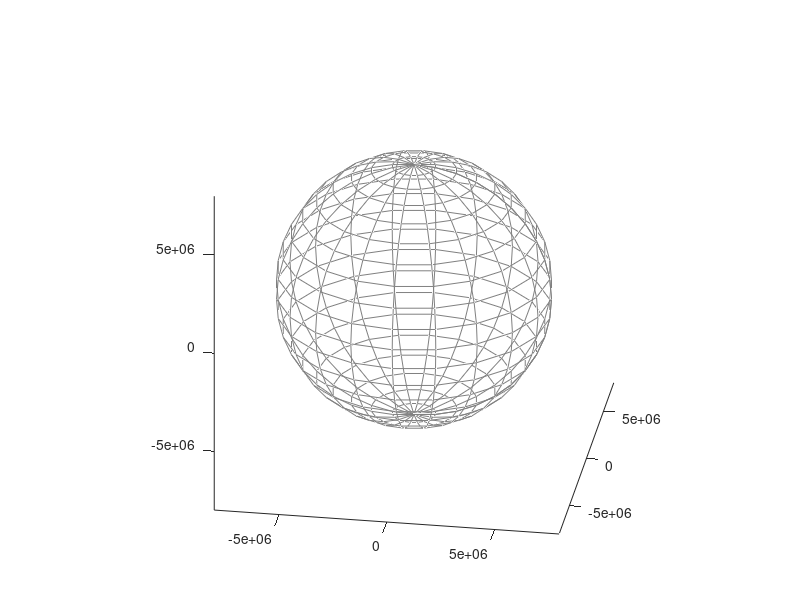

Here is the MATLAB script that generated this plot:


figure(1)
npanels=20;
erad = 6378135; % equatorial radius (meters)
prad = 6371009; % polar radius (meters)
axis(.8e7*[-1 1 -1 1 -1 1]);
view(9,26);
hold on;
axis vis3d;
[ xx, yy, zz ] = ellipsoid(0, 0, 0, erad, erad, prad, npanels);
globe = surf(xx,yy,-zz, 'FaceColor', 'none', 'EdgeColor', 0.5*[1 1 1]);